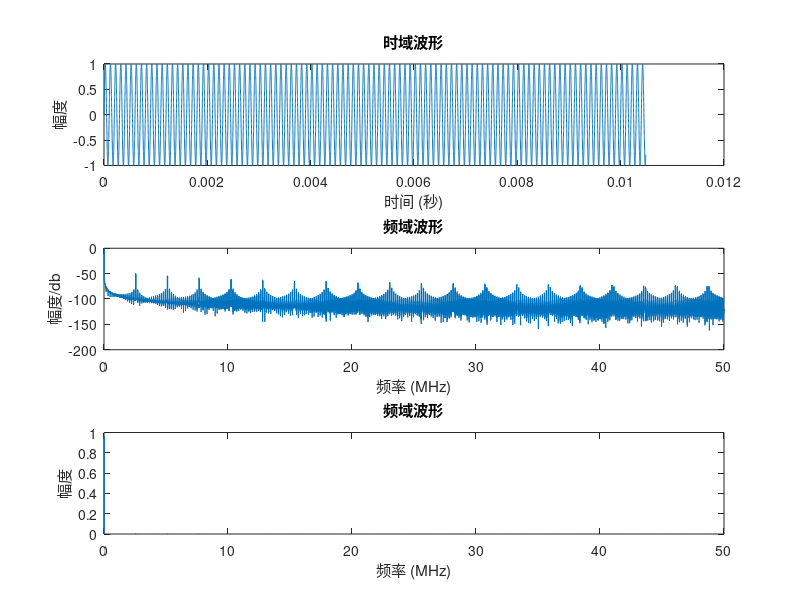

Source code (MATLAB):
%% 插值法
%% 清理工作区
clc;            %清除命令行
clear all;      %清楚工作区变量，释放空间

%% ROM表
%% 数据参数 
%对二次项右移了十一位，使得从26位变成了15位，在与sin相加
F1=1e8;           %信号频率
Fs=200e6;        %采样频率
P1=0;           %信号初始相位
N_caiyang = 12;
N=2^N_caiyang;         %采样点数
t = linspace(0,1/(F1), N);
A = 2^0;
ADC = A-1; %f0 = fc * K / (2 ^N)

%% sin
ss=sin(2*pi*F1*t+pi*P1/180);
cs=cos(2*pi*F1*t+pi*P1/180);
% 
% ss =  round(A * ss + ADC);
% cs = round(A * cs + ADC);


ss =  (A * ss );
cs = (A * cs );

N_jiange = 4;
j = 0;
for i = 1 : 2^N_caiyang
    if mod(i,2^N_jiange) == 0
        j = j + 1;
        sina(j) = ss(i - 2^N_jiange + 2);
        cosa(j) = cs(i - 2^N_jiange  + 2);
    end
end

%% 参数设置

fre_add_weishu = 32;
romaddr_reg = 0;
dac_data = 0;
jieduan = 20; %截断位数
lfm_fre = 0;
fre_add = 0;
T = 2^20;
N = fre_add_weishu - jieduan;

Fc =1e8;
f0 = 0.01e6;

F_WORD = round(f0*2^fre_add_weishu/Fc);
% F_WORD = 429219;
P_WORD = 0;
%% 相位累加器
for i = 1:T     
    if fre_add + F_WORD > 2^fre_add_weishu - 1 %%累加判断是否溢出
%         fre_add = 0;
        fre_add = fre_add + F_WORD - 2^fre_add_weishu + 1 ;
    else
        fre_add = fre_add + F_WORD;
    end
    
    %fre_add = fre_add + F_WORD  + randi(2^(14));  % 进行数值运算
%     fre_add = fre_add + F_WORD;
    s1(i) = fre_add;
    
    % 相位截断
    romaddr_reg = bitshift(fre_add, -jieduan)+ P_WORD;
    if romaddr_reg >= 2^N
        romaddr_reg = romaddr_reg  - 2^N;
    end  

    s2(i) = romaddr_reg;
    romaddr_reg1  = bitshift(romaddr_reg, -(fre_add_weishu - jieduan - (N_caiyang - N_jiange)));
    x_dert(i) = (romaddr_reg - romaddr_reg1 * 2^(fre_add_weishu - jieduan - (N_caiyang - N_jiange)) )*2*pi/2^fre_add_weishu;
    cosb(i) =x_dert(i)* cosa(romaddr_reg1 + 1);
    %     disp(x_dert);
    %相幅转换器
    dac_data = sina(romaddr_reg1 + 1) + cosb(i) - x_dert(i)*x_dert(i)*sina(romaddr_reg1 + 1)/2;
    s3(i) = dac_data;

end

%% 结果进行验证
figure;
subplot(3,1,1);
T2 = (1 : T)/(Fc);
plot(T2,s3);
title('时域波形');
xlabel('时间 (秒)');
ylabel('幅度');



Y = fft(s3);  % 计算离散傅里叶变换
P2 = abs(Y/T);  % 计算幅度谱
P1 = P2(1:T/2+1);  % 取一半的频谱（单侧频谱）

P1(2:end-1) = 2*P1(2:end-1);  % 倍频谱幅度（除直流分量和Nyquist频率）
Z = 20*log10(P1);
f = F1*(0:(T/2))/T;  % 构建频率向量

subplot(3,1,2);
plot(f/1e6, Z);
title('频域波形');
xlabel('频率 (MHz)');
ylabel('幅度/db');

subplot(3,1,3);
plot(f/1e6, P1);
title('频域波形');
xlabel('频率 (MHz)');
ylabel('幅度');
